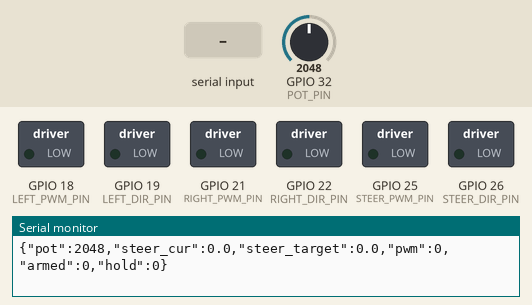
Recording of a sketch running on a simulated ESP32. Shown: switched loads named in the sketch (green lamp = pin HIGH), the last lines printed to the serial monitor. The inputs (shaded band) are chosen by the test bench; at power-on: GPIO 32 (POT_PIN) = 2048.

Above: at 1.3 s.
1.4 s: "<90,45,200>\n" received over Serial
At 1.55 s:
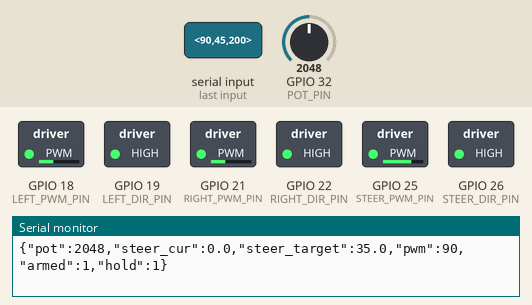
At 2.4 s:
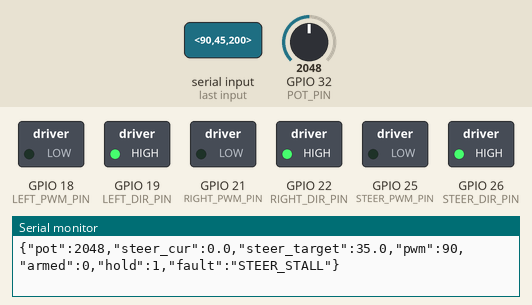
3.2 s: "w\n" received over Serial
At 3.35 s:
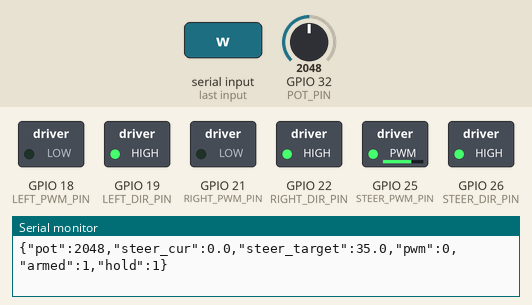
Timing chart, 0 to 6.2 s (numbered marks = the images above; inputs shaded):
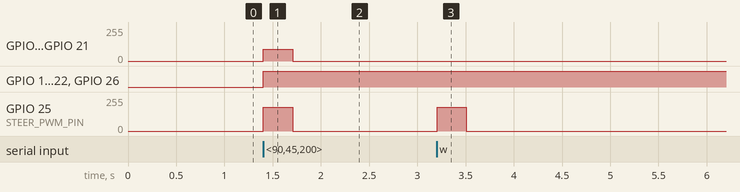

Measured:
- after the input at 1.4 s, GPIO 18 (LEFT_PWM_PIN), GPIO 21 (RIGHT_PWM_PIN): 0/255 → 90/255 at once, → 0/255 0.30 s later; GPIO 19 (LEFT_DIR_PIN), GPIO 22 (RIGHT_DIR_PIN), GPIO 26 (STEER_DIR_PIN): LOW → HIGH at once; GPIO 25 (STEER_PWM_PIN): 0/255 → 180/255 at once, → 0/255 0.30 s later
- after the input at 3.2 s, GPIO 25 (STEER_PWM_PIN): 0/255 → 180/255 at once, → 0/255 0.30 s later

The sketch:

esp32_auto.ino
```cpp
// esp32_auto.ino
// ==============================================================================
// ROS 2 - ESP32 Go-Kart Firmware (32번 핀 가변저항 피드백 폐루프 조향 제어)
// ==============================================================================
// - 32번 핀(ADC1)으로 핸들 가변저항 값을 읽어 현재 조향 각도를 산출
// - 젯슨(Jetson)으로부터 수신한 목표 조향각과 비교하여 실시간 P/PID 조향 모터 제어
// - 젯슨으로 현재 가변저항 ADC 및 각도 텔레메트리를 시리얼 JSON으로 실시간 피드백 전송
// - 통신 두절(0.5초 초과) 시 안전 워치독 작동으로 전 모터 즉각 정지
// - <PWM,STEER,1> 수신 시 정지 상태(PWM 0)에서도 조향 (장애물 회피 전 핸들 미리 꺾기)
// ==============================================================================

#include <Arduino.h>

// --- [1. 하드웨어 핀 맵] ---
#define LEFT_PWM_PIN   18
#define LEFT_DIR_PIN   19
#define RIGHT_PWM_PIN  21
#define RIGHT_DIR_PIN  22

#define STEER_PWM_PIN  25
#define STEER_DIR_PIN  26

#define POT_PIN        32  // 핸들 가변저항 아날로그 핀 (ESP32 ADC1_CH4)

// --- [2. 캘리브레이션 및 제어 파라미터 (차량 환경에 맞춰 조정)] ---
// 핸들이 정중앙일 때의 가변저항 ADC 값 (0 ~ 4095 중 대략 중앙 2048 전후)
int POT_CENTER = 2048;

// 핸들 물리적 한계점 (과회전으로 인한 기구물 파손 방지)
int POT_MIN_LIMIT = 600;   // 최대 좌회전 또는 우회전 끝단 ADC
int POT_MAX_LIMIT = 3500;  // 최대 우회전 또는 좌회전 끝단 ADC

// [REVIEW #4] 각도 매핑 끝점(±MAX_STEER_ANGLE_DEG)을 한계점보다 안쪽에 두는 마진(ADC)
// - 풀 조향 명령(±35°)이 곧바로 한계 차단에 걸리지 않도록 함
int POT_LIMIT_MARGIN = 100;

// 조향 불감대 (Deadband): 목표 각도와 오차가 이 범위 이내면 모터 정지 (모터 발열/떨림 방지)
const float STEER_DEADBAND_DEG = 1.0;

// 최대 허용 조향각 (도, deg)
const float MAX_STEER_ANGLE_DEG = 35.0;

// 조향 모터 P 게인 (오차에 따른 모터 속도 비례 상수)
const float STEER_KP = 5.0;
const int STEER_MIN_PWM = 65;   // 조향 모터가 기어를 돌리기 시작하는 최소 PWM
const int STEER_MAX_PWM = 180;  // 조향 모터 안전 최대 PWM

// 방향 반전 옵션 (테스트 후 핸들이 반대로 돌면 true <-> false 전환)
#define REVERSE_STEER_MOTOR  false
#define REVERSE_POT_SENSOR   false

// --- [3. 통신 및 상태 변수] ---
bool is_armed = false;
int target_drive_pwm = 0;
float target_steer_angle = 0.0;
// 정지 조향 허용: <PWM,STEER,1> 수신 시 PWM 0에서도 조향 모터 구동 (장애물 회피 전 핸들 미리 꺾기)
bool steer_hold_requested = false;

float current_steer_angle = 0.0;
float filtered_pot_adc = 2048.0;

unsigned long last_comm_time = 0;
const unsigned long WATCHDOG_TIMEOUT_MS = 500;

unsigned long last_telemetry_time = 0;
const unsigned long TELEMETRY_INTERVAL_MS = 50; // 20Hz 주기로 젯슨에 상태 전송

// 기어 파손 방지: 스톨 차단 (연속 구동 시간이 아니라 '진행 없음'으로 판정)
// - 모터를 돌리는데 STEER_STALL_TIMEOUT_MS 동안 pot ADC가 STEER_STALL_MIN_PROGRESS_ADC 이상 변하지 않으면 스톨
// - 커브에서 목표각이 계속 바뀌어 모터가 오래 돌아도, 핸들이 움직이고 있으면 스톨로 보지 않음
const unsigned long STEER_STALL_TIMEOUT_MS = 300;
const float STEER_STALL_MIN_PROGRESS_ADC = 15.0;
unsigned long steer_motor_start_time = 0;   // 마지막으로 진행이 확인된 시각 (0이면 모터 정지 상태)
float steer_progress_ref_adc = 0.0;         // 마지막으로 진행이 확인된 시점의 ADC

// [REVIEW #5] 스톨 발생 시: 구동 모터까지 정지 + 텔레메트리 fault 보고 + 일정 시간 후 재시도
const unsigned long STEER_STALL_COOLDOWN_MS = 1000;
bool steer_stall_fault = false;
unsigned long steer_stall_time = 0;

// [REVIEW #24] 구동 모터 PWM 주파수 및 정/역 전환 데드타임
// - 모터 드라이버가 지원하는 주파수인지 데이터시트 확인 (BTS7960 등은 ~25kHz 지원)
#define MOTOR_PWM_FREQ_HZ  20000
const unsigned long DRIVE_REVERSE_DEADTIME_MS = 150;
int last_drive_dir = 0;                 // -1 후진, 0 정지, +1 전진
unsigned long drive_reverse_start = 0;

// --- [함수 프로토타입] ---
void parseSerialDataSafe();
void updatePotentiometer();
void controlDriveMotors();
void controlSteerClosedLoop();
void stopAllMotors();
void sendTelemetryToJetson();

void setup() {
  Serial.begin(115200);

  pinMode(LEFT_PWM_PIN, OUTPUT);
  pinMode(LEFT_DIR_PIN, OUTPUT);
  pinMode(RIGHT_PWM_PIN, OUTPUT);
  pinMode(RIGHT_DIR_PIN, OUTPUT);
  pinMode(STEER_PWM_PIN, OUTPUT);
  pinMode(STEER_DIR_PIN, OUTPUT);

  pinMode(POT_PIN, INPUT);

  stopAllMotors();
  is_armed = false;

#if defined(ESP_ARDUINO_VERSION_MAJOR) && (ESP_ARDUINO_VERSION_MAJOR >= 3)
  // [REVIEW #24] 기본 ~1kHz는 가청 소음 -> 가청 대역 밖으로 (arduino-esp32 3.x API)
  // stopAllMotors()의 analogWrite로 핀이 LEDC에 연결된 뒤에 설정해야 적용됨
  analogWriteFrequency(LEFT_PWM_PIN, MOTOR_PWM_FREQ_HZ);
  analogWriteFrequency(RIGHT_PWM_PIN, MOTOR_PWM_FREQ_HZ);
  analogWriteFrequency(STEER_PWM_PIN, MOTOR_PWM_FREQ_HZ);
#endif

  // 부팅 시 초기 가변저항 값 안정화
  delay(100);
  filtered_pot_adc = analogRead(POT_PIN);
  updatePotentiometer();

  Serial.println(F("[ESP32] Ready - Closed Loop Steering with Potentiometer (Pin 32)"));
}

void loop() {
  // 1. 젯슨 명령 수신 및 파싱
  parseSerialDataSafe();

  // 2. 가변저항 ADC 필터링 및 현재 각도 계산
  updatePotentiometer();

  // 3. 안전 워치독 검사 (0.5초 통신 단절 시 정지)
  if (millis() - last_comm_time > WATCHDOG_TIMEOUT_MS) {
    is_armed = false;
    stopAllMotors();
  } else {
    if (is_armed) {
      // 조향을 먼저 처리해야 스톨 발생 시 같은 주기에 구동 모터도 정지됨
      controlSteerClosedLoop();
      controlDriveMotors();
    } else {
      stopAllMotors();
    }
  }

  // 4. 젯슨으로 현재 가변저항 및 조향각 피드백 텔레메트리 전송 (20Hz)
  if (millis() - last_telemetry_time >= TELEMETRY_INTERVAL_MS) {
    last_telemetry_time = millis();
    sendTelemetryToJetson();
  }

  delay(5);
}

// ==============================================================================
// 1. 시리얼 수신 파서: <PWM,STEER> 및 w,PWM,STEER 모두 지원 (C-스타일 고정 버퍼로 힙 단편화 원천 차단)
// ==============================================================================
static char rx_buf[64];
static uint8_t rx_idx = 0;

void parseSerialDataSafe() {
  while (Serial.available() > 0) {
    char c = (char)Serial.read();
    if (c == '\n' || c == '\r') {
      if (rx_idx == 0) continue;
      rx_buf[rx_idx] = '\0';

      int pwm_in = 0;
      float steer_in = 0.0f;
      int hold_in = 0;
      bool valid = false;

      // 포맷 A: esp32_bridge.py 표준 규격 <PWM,STEER> 또는 <PWM,STEER,HOLD> (예: <120,-15.20>, <0,35.00,1>)
      // - 세 번째 필드가 없으면 sscanf가 2를 반환하고 hold_in은 0 유지 (기존 형식 호환)
      if (rx_buf[0] == '<') {
        if (sscanf(rx_buf, "<%d,%f,%d>", &pwm_in, &steer_in, &hold_in) >= 2) {
          valid = true;
        }
      }
      // 포맷 B: 수동/키보드 명령 호환 w,PWM,STEER[,HOLD] / s,PWM,STEER[,HOLD]
      else if (rx_buf[0] == 'w' || rx_buf[0] == 's') {
        if (sscanf(rx_buf + 2, "%d,%f,%d", &pwm_in, &steer_in, &hold_in) >= 2) {
          valid = true;
        }
      }

      if (valid) {
        target_drive_pwm = pwm_in;
        target_steer_angle = constrain(steer_in, -MAX_STEER_ANGLE_DEG, MAX_STEER_ANGLE_DEG);
        steer_hold_requested = (hold_in != 0);
        last_comm_time = millis();
        is_armed = true;
      }

      rx_idx = 0; // 다음 수신을 위해 인덱스 리셋
    } else {
      if (rx_idx < sizeof(rx_buf) - 1) {
        rx_buf[rx_idx++] = c;
      } else {
        // 비정상 패킷으로 인한 버퍼 오버플로우 방지
        rx_idx = 0;
      }
    }
  }
}

// ==============================================================================
// 2. 가변저항(32번 핀) 필터링 및 현재 조향각(deg) 변환
// ==============================================================================
void updatePotentiometer() {
  int raw_adc = analogRead(POT_PIN);

  // EMA 저주파 통과 필터 (노이즈 및 채터링 제거)
  filtered_pot_adc = (filtered_pot_adc * 0.8f) + (raw_adc * 0.2f);

  // ADC 값 -> 조향 각도(-MAX_STEER ~ +MAX_STEER) 매핑
  // [REVIEW #4] ±MAX_STEER는 한계점보다 POT_LIMIT_MARGIN만큼 안쪽에 대응시킴
  float angle = 0.0f;
  if (filtered_pot_adc >= POT_CENTER) {
    angle = (float)(filtered_pot_adc - POT_CENTER) / (float)((POT_MAX_LIMIT - POT_LIMIT_MARGIN) - POT_CENTER) * MAX_STEER_ANGLE_DEG;
  } else {
    angle = -(float)(POT_CENTER - filtered_pot_adc) / (float)(POT_CENTER - (POT_MIN_LIMIT + POT_LIMIT_MARGIN)) * MAX_STEER_ANGLE_DEG;
  }

  if (REVERSE_POT_SENSOR) {
    angle = -angle;
  }

  current_steer_angle = constrain(angle, -MAX_STEER_ANGLE_DEG, MAX_STEER_ANGLE_DEG);
}

// ==============================================================================
// 3. 조향 모터 폐루프(Closed-Loop) 비례 제어 (가변저항 피드백)
// ==============================================================================
void controlSteerClosedLoop() {
  // [REVIEW #5] 스톨 fault 상태: 조향 모터 OFF 유지, 쿨다운 후 재시도 (구동 모터는 controlDriveMotors에서 정지)
  if (steer_stall_fault) {
    if (millis() - steer_stall_time < STEER_STALL_COOLDOWN_MS) {
      analogWrite(STEER_PWM_PIN, 0);
      return;
    }
    steer_stall_fault = false;
    steer_motor_start_time = 0;
  }

  // [기어 보호 1] 차량 정지 시(PWM == 0) 조향 모터 완전 OFF
  // - 정지 마찰력으로 인한 기어 파손/발열 방지
  // - 사람이 손으로 핸들을 자유롭게 돌려 대시보드 화면을 보며 영점(Center) 튜닝 가능!
  // - 예외: 젯슨이 정지 조향(HOLD=1)을 요청한 경우에만 정지 상태에서 조향 (스톨 감시는 그대로 적용)
  if (abs(target_drive_pwm) == 0 && !steer_hold_requested) {
    analogWrite(STEER_PWM_PIN, 0);
    steer_motor_start_time = 0;
    return;
  }

  float error = target_steer_angle - current_steer_angle;

  // [기어 보호 2] 기구적 하드웨어 한계 보호
  // [REVIEW #4] 한계 방향으로 '더' 돌리려는 경우에만 차단 (중앙 복귀는 허용)
  // error > 0 이면 각도를 키우는 방향. REVERSE_POT_SENSOR면 각도와 ADC 방향이 반대.
  bool wants_adc_up = (error > 0) != REVERSE_POT_SENSOR;
  if ((filtered_pot_adc >= POT_MAX_LIMIT && wants_adc_up) ||
      (filtered_pot_adc <= POT_MIN_LIMIT && !wants_adc_up)) {
    analogWrite(STEER_PWM_PIN, 0);
    steer_motor_start_time = 0;
    return;
  }

  // [기어 보호 3] 불감대(Deadband) 내에 도달하면 조향 모터 정지
  if (abs(error) <= STEER_DEADBAND_DEG) {
    analogWrite(STEER_PWM_PIN, 0);
    steer_motor_start_time = 0;
    return;
  }

  // [기어 보호 4] 스톨(Stall) / 기어 걸림 방지: 모터를 돌리는데 핸들이 움직이지 않는지 감시
  if (steer_motor_start_time == 0) {
    steer_motor_start_time = millis();
    steer_progress_ref_adc = filtered_pot_adc;
  } else if (fabsf(filtered_pot_adc - steer_progress_ref_adc) >= STEER_STALL_MIN_PROGRESS_ADC) {
    // 핸들이 움직이고 있음 -> 진행 기준점 갱신
    steer_motor_start_time = millis();
    steer_progress_ref_adc = filtered_pot_adc;
  } else if (millis() - steer_motor_start_time > STEER_STALL_TIMEOUT_MS) {
    // 0.3초 동안 핸들이 거의 움직이지 않으면 기어 파손 방지 차단
    // [REVIEW #5] fault로 기록 -> 구동 모터 정지 + 텔레메트리 보고 + 쿨다운 후 재시도
    analogWrite(STEER_PWM_PIN, 0);
    steer_stall_fault = true;
    steer_stall_time = millis();
    steer_motor_start_time = 0;
    return;
  }

  // P 비례 제어로 필요 모터 속도 산출
  int steer_pwm = (int)(abs(error) * STEER_KP * 10.0f);
  steer_pwm = constrain(steer_pwm, STEER_MIN_PWM, STEER_MAX_PWM);

  // 회전 방향 결정
  bool turn_right = (error > 0);
  if (REVERSE_STEER_MOTOR) {
    turn_right = !turn_right;
  }

  digitalWrite(STEER_DIR_PIN, turn_right ? HIGH : LOW);
  analogWrite(STEER_PWM_PIN, steer_pwm);
}

// ==============================================================================
// 4. 좌/우 주행 모터 구동
// ==============================================================================
void controlDriveMotors() {
  // [REVIEW #5] 조향 스톨 중에는 구동도 정지 (조향 없이 달리는 상황 방지)
  if (steer_stall_fault) {
    analogWrite(LEFT_PWM_PIN, 0);
    analogWrite(RIGHT_PWM_PIN, 0);
    last_drive_dir = 0;
    return;
  }

  int pwm_out = abs(target_drive_pwm);
  pwm_out = constrain(pwm_out, 0, 255);
  int dir = (target_drive_pwm > 0) ? 1 : ((target_drive_pwm < 0) ? -1 : 0);

  // [REVIEW #24] 전진<->후진 전환 시 PWM 0으로 잠시 멈춘 뒤 DIR 변경 (드라이버 보호)
  if (dir != 0 && last_drive_dir != 0 && dir != last_drive_dir) {
    analogWrite(LEFT_PWM_PIN, 0);
    analogWrite(RIGHT_PWM_PIN, 0);
    if (drive_reverse_start == 0) drive_reverse_start = millis();
    if (millis() - drive_reverse_start < DRIVE_REVERSE_DEADTIME_MS) return;
  }
  drive_reverse_start = 0;

  if (dir > 0) {
    digitalWrite(LEFT_DIR_PIN, HIGH);
    digitalWrite(RIGHT_DIR_PIN, HIGH);
    analogWrite(LEFT_PWM_PIN, pwm_out);
    analogWrite(RIGHT_PWM_PIN, pwm_out);
  } else if (dir < 0) {
    digitalWrite(LEFT_DIR_PIN, LOW);
    digitalWrite(RIGHT_DIR_PIN, LOW);
    analogWrite(LEFT_PWM_PIN, pwm_out);
    analogWrite(RIGHT_PWM_PIN, pwm_out);
  } else {
    analogWrite(LEFT_PWM_PIN, 0);
    analogWrite(RIGHT_PWM_PIN, 0);
  }
  // 정지(0)를 거친 방향 전환도 데드타임을 거치도록 마지막 구동 방향은 유지
  if (dir != 0) last_drive_dir = dir;
}

// ==============================================================================
// 5. 모터 전원 완전 차단
// ==============================================================================
void stopAllMotors() {
  analogWrite(LEFT_PWM_PIN, 0);
  analogWrite(RIGHT_PWM_PIN, 0);
  analogWrite(STEER_PWM_PIN, 0);
  steer_motor_start_time = 0;
}

// ==============================================================================
// 6. 젯슨으로 텔레메트리 회신 (JSON 문자열 -> /esp32_raw_status)
// ==============================================================================
void sendTelemetryToJetson() {
  // 젯슨의 esp32_bridge.py 및 관제 화면에서 파싱하기 쉽도록 JSON 한 줄로 전송
  Serial.print(F("{\"pot\":"));
  Serial.print((int)filtered_pot_adc);
  Serial.print(F(",\"steer_cur\":"));
  Serial.print(current_steer_angle, 1);
  Serial.print(F(",\"steer_target\":"));
  Serial.print(target_steer_angle, 1);
  Serial.print(F(",\"pwm\":"));
  Serial.print(target_drive_pwm);
  Serial.print(F(",\"armed\":"));
  Serial.print(is_armed ? 1 : 0);
  Serial.print(F(",\"hold\":"));
  Serial.print(steer_hold_requested ? 1 : 0);
  // [REVIEW #5] 조향 스톨 발생 시 fault 필드 보고 (main_fusion이 SENSOR_FAULT로 정지)
  if (steer_stall_fault) {
    Serial.print(F(",\"fault\":\"STEER_STALL\""));
  }
  Serial.println(F("}"));
}
```
